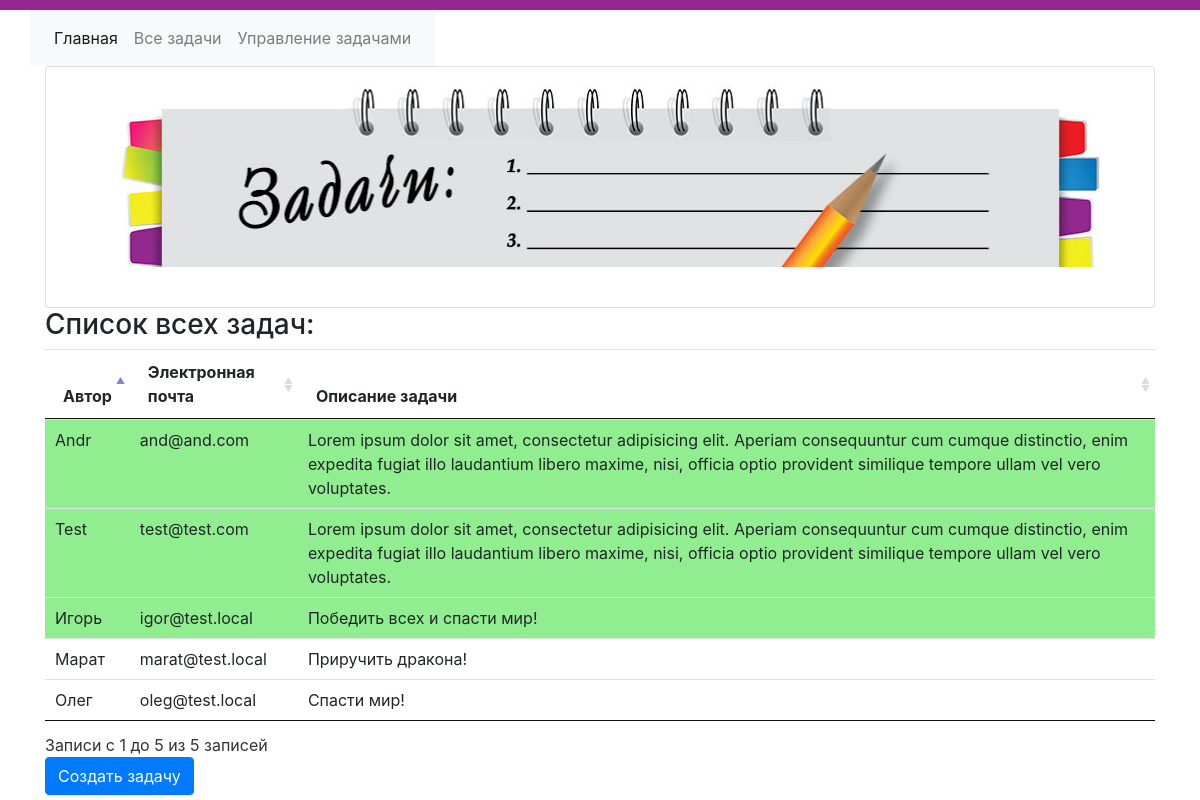
Page /task on the committed database.
### tables this page shows
CREATE TABLE `tasks` (
  `id` int(11) NOT NULL,
  `user_name` varchar(50) NOT NULL,
  `email` varchar(50) NOT NULL,
  `task` varchar(1000) NOT NULL,
  `mark` tinyint(1) NOT NULL DEFAULT '0',
  `archive` tinyint(1) NOT NULL DEFAULT '0'
);

### core/View.php (called while the page is built)
<?php
class View {
    public function generate($content_view, $template_view, $data = null, $params = null, $errors = null) {
        include PATH_APP_VIEWS . $template_view;
    }
}

### app/controllers/Controller_Task.php (called while the page is built, shortened)
<?php
class Controller_Task extends Controller {
    public function __construct() {
        $this->model = new Model_Task();
    }
    public function action_index() {
        $data = $this->model->get_data();
        $this->view->generate('task_view.php', 'template_view.php', $data);
    }
}

### index.php (called while the page is built, shortened)
<?php
spl_autoload_register(function($class) {
    $pathFile = array(
        PATH_APP_CONTROLLERS,
        PATH_APP_MODELS,
        PATH_APP_LIBRARIES,
        PATH_SYSTEM_CORE
    );
    $count = 0;
    foreach($pathFile as $path) {
        $count++;
        $classFile = $path . $class . '.php';
        if(file_exists($classFile) && is_readable($classFile)) {
            break;
        } elseif($count >= sizeof($pathFile)) {
            exit('Called class "' . $class . '" not Found!<br />' . "\n");
        }
    }
});
Router::start();

### core/Db.php (called while the page is built)
<?php
class Db {
    public static function get_connect() {
        $dsn = "mysql:host=" . DB_HOST . ";dbname=" . DB_NAME . ";charset=" . DB_CHARSET . "";
        $options = array(
            PDO::ATTR_ERRMODE => PDO::ERRMODE_EXCEPTION,
            PDO::ATTR_DEFAULT_FETCH_MODE => PDO::FETCH_ASSOC,
            PDO::ATTR_EMULATE_PREPARES => false,
            PDO::MYSQL_ATTR_FOUND_ROWS => true
        );
        try {
            return new PDO($dsn, DB_USER_NAME, DB_USER_PASS, $options);
        } catch (PDOException $e) {
            echo $e->getMessage();
        }
        return null;
    }
}

### app/models/Model_Task.php (called while the page is built, shortened)
<?php
class Model_Task extends Model {
    public function get_data() {
        try {
            $q = Db::get_connect()->query("SELECT user_name, email, task, mark FROM tasks");
            return $q->fetchAll();
        } catch(PDOException $e) {
            echo 'Ошибка выполнения запроса: ' . $e->getMessage();
        }
        return null;
    }
}

### app/views/task_view.php (the view)
<div class="card">
    <img src="app/assets/images/img_header.jpg" alt="" class="card-img-top">
    <div class="card-body"></div>
</div>
<h3>Список всех задач:</h3>
<table class="table" id="task_table">
    <thead>
    <tr>
        <th>Автор</th>
        <th>Электронная почта</th>
        <th>Описание задачи</th>
    </tr>
    </thead>
    <tbody>
    <?php
    foreach($data as $task) {
        $marked = ($task['mark']) ? 'style="background:lightgreen;"' : '';
        echo '<tr '. $marked .'><td>'.$task['user_name'].'</td><td>'.$task['email'].'</td><td>'.$task['task'].'</td></tr>';
    }
    ?>
    </tbody>
</table>
<a href="task/add" class="btn btn-primary" data-toggle="tooltip"
   data-placement="top" title="" data-original-title="Новая задача">Создать задачу</a>

### rows in the picture
tasks: user_name "Олег", email "oleg@test.local", task "Спасти мир!"
tasks: user_name "Игорь", email "igor@test.local", task "Победить всех и спасти мир!"
tasks: user_name "Марат", email "marat@test.local", task "Приручить дракона!"
tasks: user_name "Andr", email "and@and.com", task "Lorem ipsum dolor sit amet, consectetur adipisicing elit. Aperiam consequuntur cum cumque distinctio, enim expedita fugiat illo laudantium libero maxime, nisi, officia optio provident similique tempore ullam vel vero voluptates."
tasks: user_name "Test", email "test@test.com", task "Lorem ipsum dolor sit amet, consectetur adipisicing elit. Aperiam consequuntur cum cumque distinctio, enim expedita fugiat illo laudantium libero maxime, nisi, officia optio provident similique tempore ullam vel vero voluptates."
